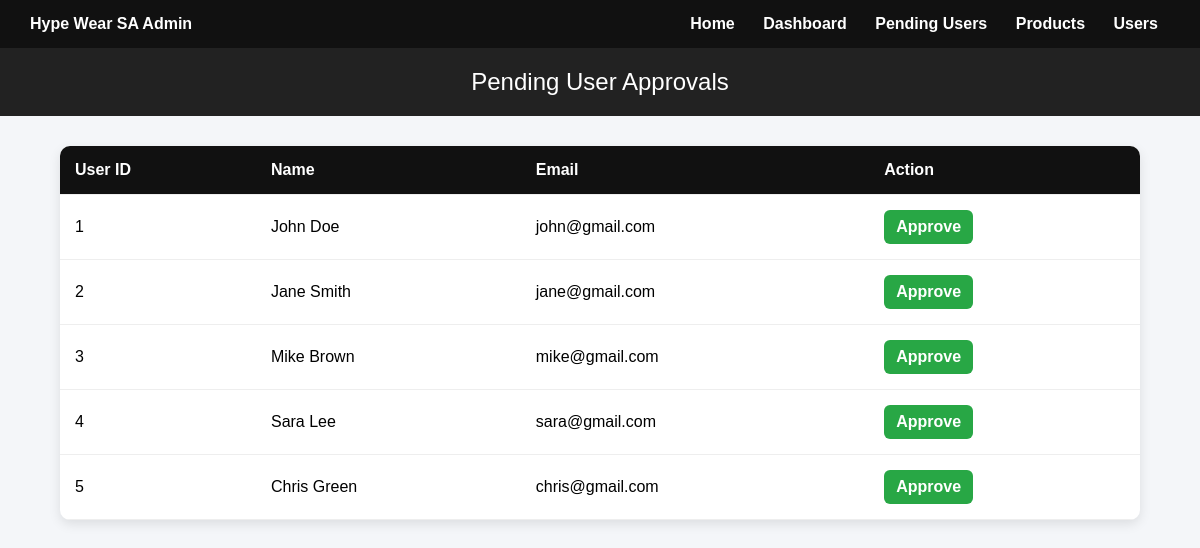
Before: /hypewearsa/Admin/adminLogin.php with the older database file.
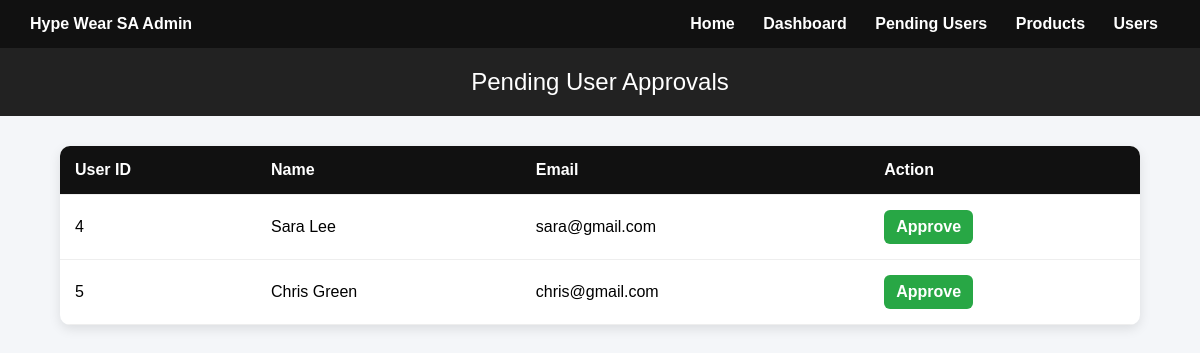
After: the same page with the newer database file.
### tables this page shows
CREATE TABLE `tbluser` (
  `user_id` int(11) NOT NULL,
  `name` varchar(100) DEFAULT NULL,
  `email` varchar(100) DEFAULT NULL,
  `password` varchar(255) DEFAULT NULL,
  `role` int(11) DEFAULT NULL,
  `verified` tinyint(1) DEFAULT 0
);

### hypewearsa/Admin/adminLogin.php (the view, shortened to what this page needs)
<?php
include __DIR__ . '/../DBConn.php';
?>
<!DOCTYPE html>
<html>
<head>
</head>
<body>
<div class="navbar">
    <div><b>Hype Wear SA Admin</b></div>
    <div>
        <a href="/hypewearsa/index.php">Home</a>
        <a href="/hypewearsa/Admin/admin_dashboard.php">Dashboard</a>
        <a href="/hypewearsa/Admin/adminLogin.php">Pending Users</a>
        <a href="/hypewearsa/Admin/admin_products.php">Products</a>
        <a href="/hypewearsa/users/view_users.php">Users</a>
    </div>
</div>
<header>Pending User Approvals</header>
<div class="container">
<table>
<tr>
    <th>User ID</th>
    <th>Name</th>
    <th>Email</th>
    <th>Action</th>
</tr>
<?php
$result = $conn->query("SELECT * FROM tblUser WHERE verified=0");
if($result && $result->num_rows > 0){
    while ($row = $result->fetch_assoc()) {
        $user_id = (int)$row['user_id'];
        $name = htmlspecialchars($row['name']);
        $email = htmlspecialchars($row['email']);
?>
<tr>
    <td><?php echo $user_id; ?></td>
    <td><?php echo $name; ?></td>
    <td><?php echo $email; ?></td>
    <td>
        <a class="approve-btn"
           href="/hypewearsa/Admin/approve.php?id=<?php echo $user_id; ?>">
            Approve
        </a>
    </td>
</tr>
<?php
    }
} else {
    echo "<tr><td colspan='4' class='no-users'>No pending users</td></tr>";
}
?>
</table>
</div>
</body>
</html>

Changed rows visible on the page:
no longer on this page (row edited): tbluser: user_id "1", name "John Doe", email "john@gmail.com"
no longer on this page (row edited): tbluser: user_id "2", name "Jane Smith", email "jane@gmail.com"
no longer on this page (row edited): tbluser: user_id "3", name "Mike Brown", email "mike@gmail.com"
